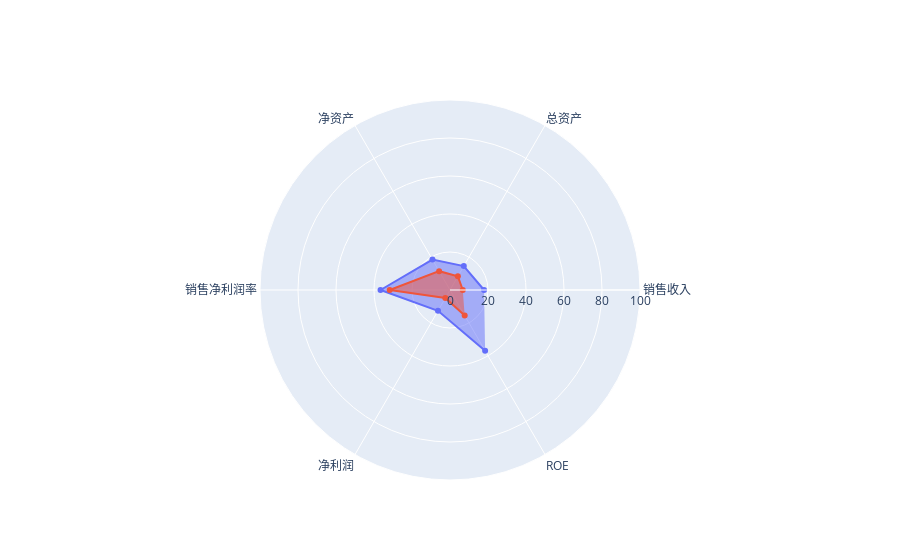

Write notebook code for a chart like this one.
### Code cell
comp1 = '旭辉集团'
comp2 = '首创置业'
year = 2019
plotRadar(comp1, comp2, year)

### Figure 1 — Plotly figure (JSON) as saved in the notebook; plotly's stock layout.template omitted (floating-point values rounded to 4 significant figures)
{"data": [{"fill": "toself", "name": "旭辉集团", "r": [17.93, 14.52, 18.49, 36.57, 12.65, 36.96], "theta": ["销售收入", "总资产", "净资产", "销售净利润率", "净利润", "ROE"], "type": "scatterpolar"}, {"fill": "toself", "name": "首创置业", "r": [6.723, 8.281, 11.45, 31.73, 4.906, 15.45], "theta": ["销售收入", "总资产", "净资产", "销售净利润率", "净利润", "ROE"], "type": "scatterpolar"}], "layout": {"polar": {"radialaxis": {"range": [0, 100], "visible": true}}, "showlegend": false}}
